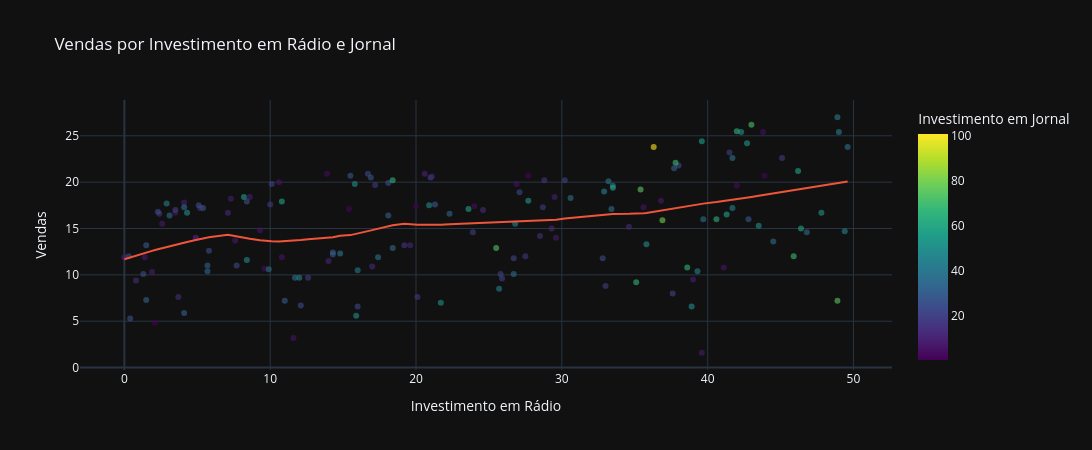

Source (notebook cell):
### Code cell
fig = px.scatter(
    df_train
    , x='Radio'
    , y='Sales'
    , color='Newspaper'
    , title='Vendas por Investimento em Rádio e Jornal'
    , labels={
                'Radio': 'Investimento em Rádio'
              , 'Sales': 'Vendas'
              , 'Newspaper': 'Investimento em Jornal'
    }
    , opacity=0.6
    , trendline='lowess'
    , trendline_options={'frac': 0.35}
)

fig.update_layout(
        width=1100
        , height=450
)

fig.show()

### Figure 1 — Plotly figure (JSON) as saved in the notebook; plotly's stock layout.template omitted (floating-point values rounded to 4 significant figures; data arrays with more than 128 entries replaced by an {"elided": "..."} marker saying what was removed)
{"data": [{"hovertemplate": "Investimento em Rádio=%{x}<br>Vendas=%{y}<br>Investimento em Jornal=%{marker.color}<extra></extra>", "legendgroup": "", "marker": {"color": {"elided": "160 float values"}, "coloraxis": "coloraxis", "opacity": 0.6, "symbol": "circle"}, "mode": "markers", "name": "", "orientation": "v", "showlegend": false, "type": "scatter", "x": {"elided": "160 float values"}, "xaxis": "x", "y": {"elided": "160 float values"}, "yaxis": "y"}, {"hovertemplate": "<b>LOWESS trendline</b><br><br>Investimento em Rádio=%{x}<br>Vendas=%{y} <b>(trend)</b><extra></extra>", "legendgroup": "", "marker": {"symbol": "circle"}, "mode": "lines", "name": "", "showlegend": false, "type": "scatter", "x": {"elided": "160 float values"}, "xaxis": "x", "y": {"elided": "160 float values"}, "yaxis": "y"}], "layout": {"coloraxis": {"colorbar": {"title": {"text": "Investimento em Jornal"}}, "colorscale": [[0, "#440154"], [0.1111, "#482878"], [0.2222, "#3e4989"], [0.3333, "#31688e"], [0.4444, "#26828e"], [0.5556, "#1f9e89"], [0.6667, "#35b779"], [0.7778, "#6ece58"], [0.8889, "#b5de2b"], [1, "#fde725"]]}, "height": 450, "legend": {"tracegroupgap": 0}, "title": {"text": "Vendas por Investimento em Rádio e Jornal"}, "width": 1100, "xaxis": {"anchor": "y", "domain": [0, 1], "title": {"text": "Investimento em Rádio"}}, "yaxis": {"anchor": "x", "domain": [0, 1], "title": {"text": "Vendas"}}}}
